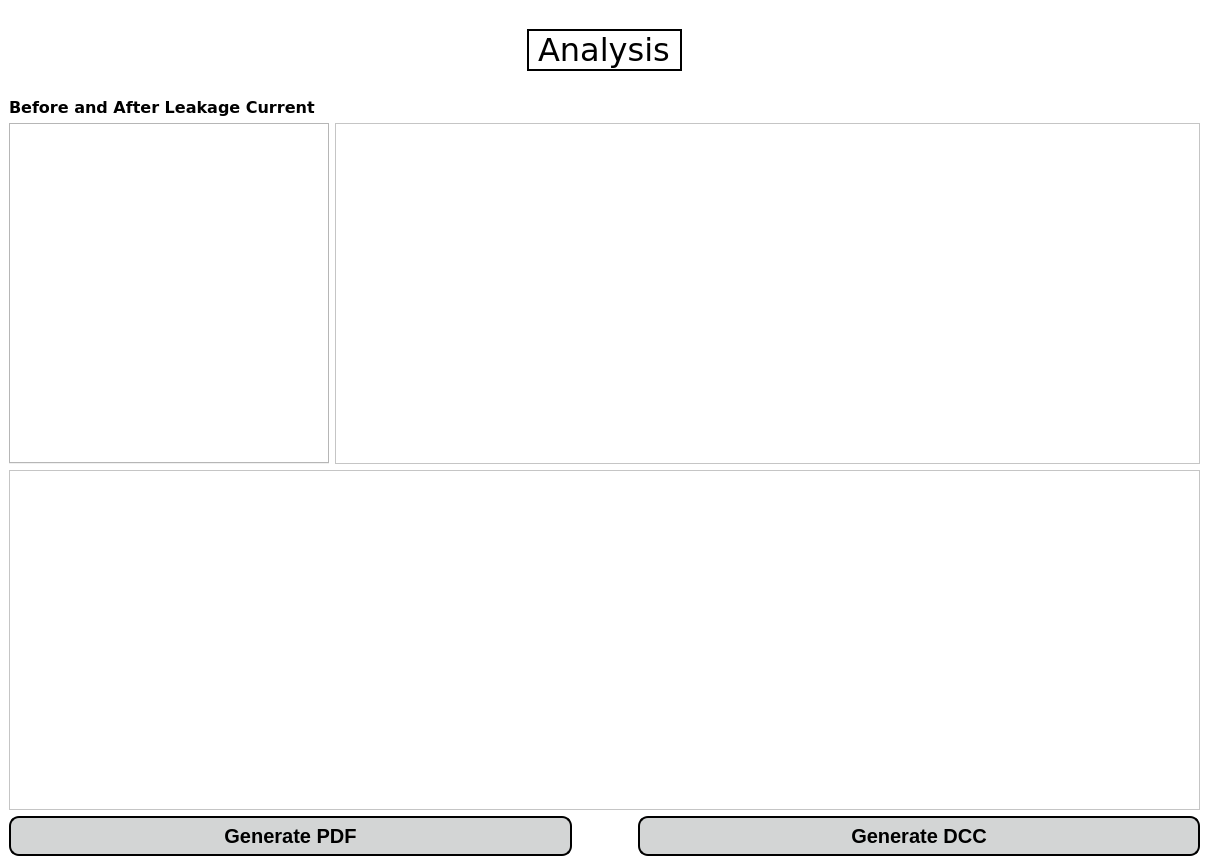
<?xml version="1.0" encoding="UTF-8"?>
<ui version="4.0">
 <class>analysePage</class>
 <widget class="QMainWindow" name="analysePage">
  <property name="geometry">
   <rect>
    <x>0</x>
    <y>0</y>
    <width>1209</width>
    <height>865</height>
   </rect>
  </property>
  <property name="windowTitle">
   <string>Analysis</string>
  </property>
  <property name="styleSheet">
   <string notr="true">background-color: rgb(255, 255, 255);</string>
  </property>
  <widget class="QWidget" name="centralwidget">
   <layout class="QVBoxLayout" name="verticalLayout_2">
    <item>
     <spacer name="horizontalSpacer_5">
      <property name="orientation">
       <enum>Qt::Horizontal</enum>
      </property>
      <property name="sizeHint" stdset="0">
       <size>
        <width>1182</width>
        <height>20</height>
       </size>
      </property>
     </spacer>
    </item>
    <item alignment="Qt::AlignHCenter">
     <widget class="QLabel" name="headerLabel">
      <property name="maximumSize">
       <size>
        <width>16777215</width>
        <height>50</height>
       </size>
      </property>
      <property name="font">
       <font>
        <family>Verdana</family>
        <pointsize>24</pointsize>
       </font>
      </property>
      <property name="frameShape">
       <enum>QFrame::WinPanel</enum>
      </property>
      <property name="text">
       <string>Analysis</string>
      </property>
     </widget>
    </item>
    <item>
     <spacer name="horizontalSpacer_6">
      <property name="orientation">
       <enum>Qt::Horizontal</enum>
      </property>
      <property name="sizeHint" stdset="0">
       <size>
        <width>1182</width>
        <height>20</height>
       </size>
      </property>
     </spacer>
    </item>
    <item>
     <layout class="QHBoxLayout" name="horizontalLayout">
      <item>
       <widget class="QLabel" name="label">
        <property name="font">
         <font>
          <family>Verdana</family>
          <pointsize>12</pointsize>
          <weight>75</weight>
          <bold>true</bold>
         </font>
        </property>
        <property name="text">
         <string>Before and After Leakage Current</string>
        </property>
       </widget>
      </item>
      <item>
       <spacer name="horizontalSpacer_2">
        <property name="orientation">
         <enum>Qt::Horizontal</enum>
        </property>
        <property name="sizeType">
         <enum>QSizePolicy::Fixed</enum>
        </property>
        <property name="sizeHint" stdset="0">
         <size>
          <width>650</width>
          <height>20</height>
         </size>
        </property>
       </spacer>
      </item>
     </layout>
    </item>
    <item>
     <layout class="QVBoxLayout" name="verticalLayout">
      <item>
       <layout class="QHBoxLayout" name="horizontalLayout_2">
        <item>
         <widget class="QTabWidget" name="tabWidget">
          <property name="sizePolicy">
           <sizepolicy hsizetype="Fixed" vsizetype="Expanding">
            <horstretch>0</horstretch>
            <verstretch>0</verstretch>
           </sizepolicy>
          </property>
          <property name="maximumSize">
           <size>
            <width>320</width>
            <height>16777215</height>
           </size>
          </property>
          <property name="font">
           <font>
            <family>Verdana</family>
            <pointsize>12</pointsize>
           </font>
          </property>
          <property name="currentIndex">
           <number>-1</number>
          </property>
         </widget>
        </item>
        <item>
         <widget class="QGraphicsView" name="resultGraph">
          <property name="sizePolicy">
           <sizepolicy hsizetype="Minimum" vsizetype="Expanding">
            <horstretch>0</horstretch>
            <verstretch>0</verstretch>
           </sizepolicy>
          </property>
          <property name="font">
           <font>
            <family>Verdana</family>
            <pointsize>12</pointsize>
           </font>
          </property>
         </widget>
        </item>
       </layout>
      </item>
      <item>
       <widget class="QTableView" name="resultTable">
        <property name="font">
         <font>
          <family>Verdana</family>
          <pointsize>12</pointsize>
         </font>
        </property>
       </widget>
      </item>
      <item>
       <layout class="QHBoxLayout" name="horizontalLayout_3">
        <item>
         <widget class="QPushButton" name="generatePdfButton">
          <property name="styleSheet">
           <string notr="true">QPushButton{
background-color: rgb(211, 213, 213);
color:black;
border-style:outset;
border-width:2px;
border-radius:10px;
border-color: black;
font:bold 20px;
padding: 6;
}

QPushButton:hover{
background-color: rgb(83, 82, 82);
color: white;
}

QPushButton:pressed{
background-color: white;
}
</string>
          </property>
          <property name="text">
           <string>Generate PDF</string>
          </property>
         </widget>
        </item>
        <item>
         <spacer name="horizontalSpacer">
          <property name="orientation">
           <enum>Qt::Horizontal</enum>
          </property>
          <property name="sizeType">
           <enum>QSizePolicy::Fixed</enum>
          </property>
          <property name="sizeHint" stdset="0">
           <size>
            <width>60</width>
            <height>20</height>
           </size>
          </property>
         </spacer>
        </item>
        <item>
         <widget class="QPushButton" name="generateDccButton">
          <property name="styleSheet">
           <string notr="true">QPushButton{
background-color: rgb(211, 213, 213);
color:black;
border-style:outset;
border-width:2px;
border-radius:10px;
border-color: black;
font:bold 20px;
padding: 6;
}

QPushButton:hover{
background-color: rgb(83, 82, 82);
color: white;
}

QPushButton:pressed{
background-color: white;
}
</string>
          </property>
          <property name="text">
           <string>Generate DCC</string>
          </property>
         </widget>
        </item>
       </layout>
      </item>
     </layout>
    </item>
   </layout>
  </widget>
 </widget>
 <resources/>
 <connections/>
</ui>
